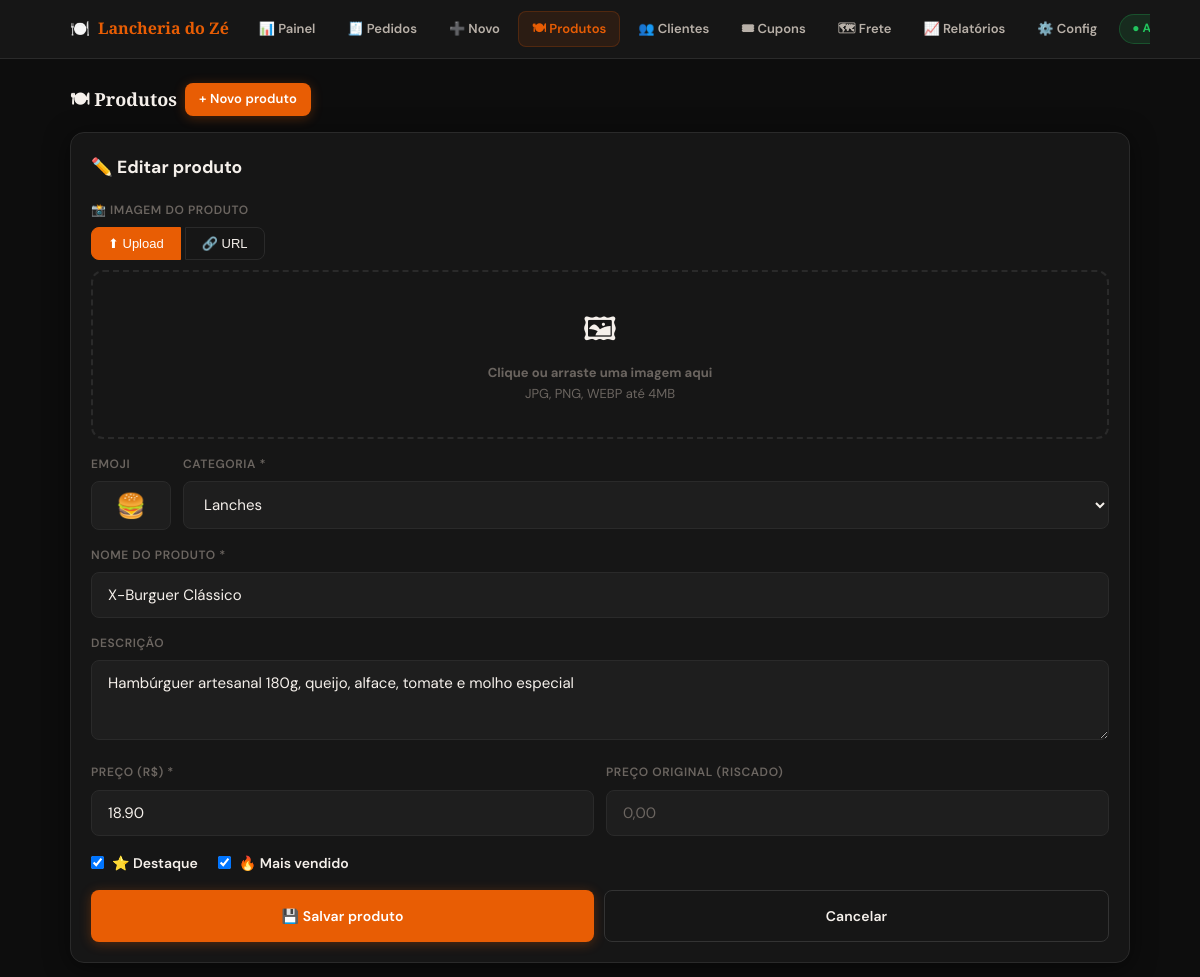
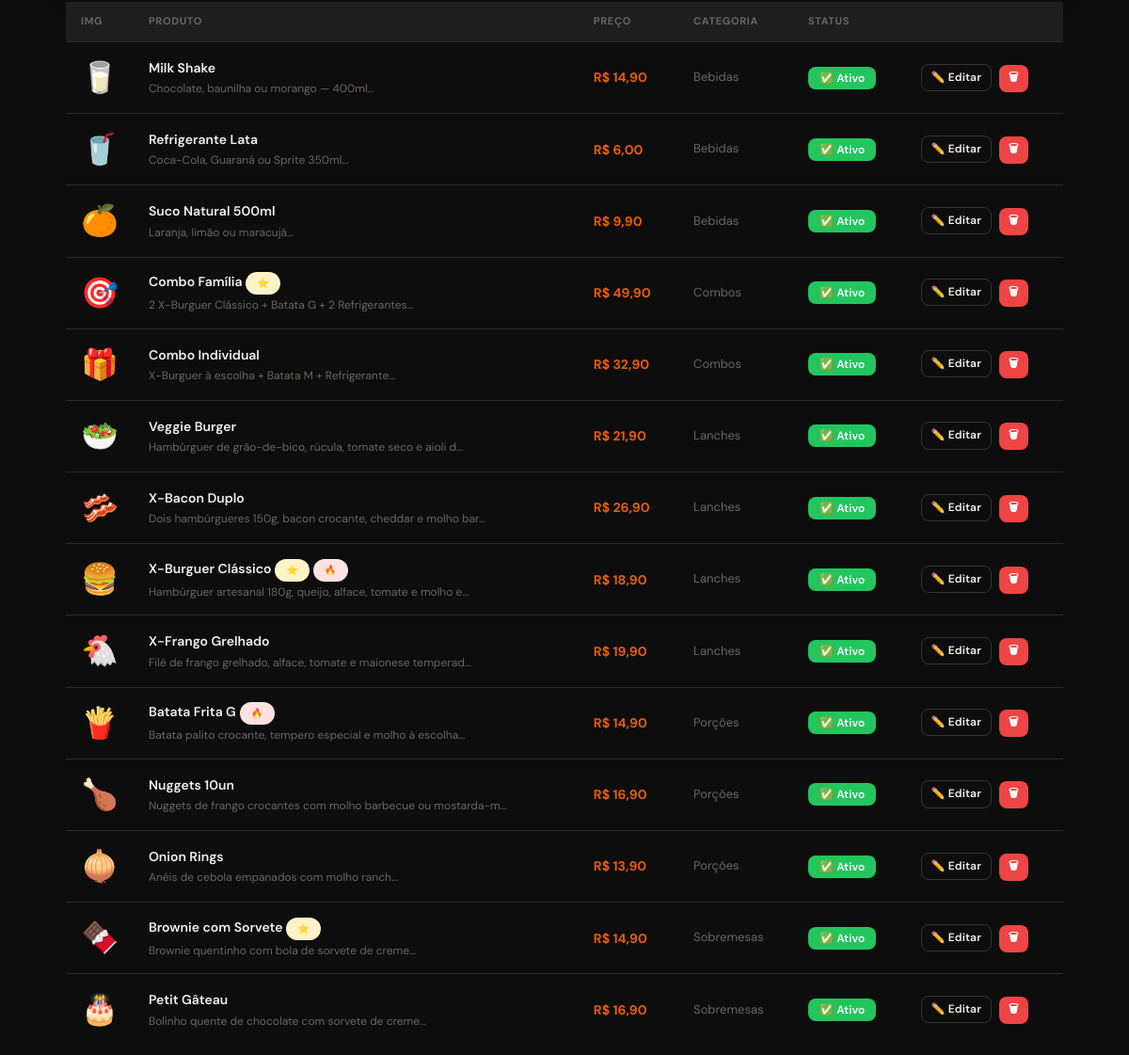
Screenshot of /admin/produtos.php?edit=1 (signed in) with the database file from the repository (2 pictures, top to bottom).
### tables this page shows
CREATE TABLE IF NOT EXISTS config (
  id INT NOT NULL DEFAULT 1, nome_restaurante VARCHAR(255) NOT NULL DEFAULT 'Lancheria do Zé',
  descricao TEXT, whatsapp VARCHAR(20) NOT NULL DEFAULT '5551999999999',
  endereco VARCHAR(255), horario VARCHAR(255),
  taxa_entrega DECIMAL(10,2) NOT NULL DEFAULT 5.00, pedido_minimo DECIMAL(10,2) NOT NULL DEFAULT 20.00,
  tempo_entrega VARCHAR(100), logo_emoji VARCHAR(10) NOT NULL DEFAULT '🍔', aberto TINYINT NOT NULL DEFAULT 1,
  pix_chave VARCHAR(255), pix_tipo ENUM('cpf','cnpj','email','telefone','aleatoria') DEFAULT 'aleatoria', pix_nome VARCHAR(255),
  promo_ativa TINYINT NOT NULL DEFAULT 0, promo_titulo VARCHAR(255) DEFAULT '🔥 Promoção relâmpago!',
  promo_desconto INT NOT NULL DEFAULT 10, promo_fim DATETIME DEFAULT NULL,
  modo_pico TINYINT NOT NULL DEFAULT 0, pico_tempo VARCHAR(100) DEFAULT '60-80 min',
  loja_slug VARCHAR(100) DEFAULT 'ze-burguer', PRIMARY KEY (id)
);

CREATE TABLE IF NOT EXISTS produtos (id INT AUTO_INCREMENT PRIMARY KEY, categoria_id INT NOT NULL, nome VARCHAR(255) NOT NULL, descricao TEXT, preco DECIMAL(10,2) NOT NULL, preco_antigo DECIMAL(10,2) DEFAULT NULL, emoji VARCHAR(10), destaque TINYINT NOT NULL DEFAULT 0, mais_vendido TINYINT NOT NULL DEFAULT 0, disponivel TINYINT NOT NULL DEFAULT 1, ordem INT NOT NULL DEFAULT 0, total_vendido INT NOT NULL DEFAULT 0, FOREIGN KEY (categoria_id) REFERENCES categorias(id));

CREATE TABLE IF NOT EXISTS categorias (id INT AUTO_INCREMENT PRIMARY KEY, nome VARCHAR(100) NOT NULL, emoji VARCHAR(10), ordem INT NOT NULL DEFAULT 0, ativo TINYINT NOT NULL DEFAULT 1);

### includes/funcoes.php (called while the page is built, shortened)
<?php
function h($s){ return htmlspecialchars((string)$s, ENT_QUOTES, 'UTF-8'); }
function formatar_dinheiro($v){ return 'R$ ' . number_format($v, 2, ',', '.'); }

### admin/produtos.php (the view, shortened to what this page needs)
<?php
require_once __DIR__ . '/../config/db.php';
require_once __DIR__ . '/../includes/funcoes.php';
$produtos = $pdo->query("SELECT p.*, c.nome AS cat_nome FROM produtos p LEFT JOIN categorias c ON c.id=p.categoria_id ORDER BY c.nome, p.nome")->fetchAll();
$categorias = $pdo->query("SELECT * FROM categorias ORDER BY nome")->fetchAll();
$editId = (int)($_GET['edit'] ?? 0);
$editProd = null;
if ($editId) { foreach ($produtos as $p) { if ($p['id']==$editId) { $editProd=$p; break; } } }
?>
<!DOCTYPE html>
<html lang="pt-BR" data-theme="dark">
<head>
<link rel="stylesheet" href="../assets/css/style.css">
</head>
<body>
<?php include __DIR__ . '/nav.php'; ?>
<div class="admin-wrap">
  <div class="section-title">🍽 Produtos <a href="produtos.php?edit=0" class="btn btn-primary" style="padding:6px 14px;font-size:13px">+ Novo produto</a></div>
  <?php if (isset($_GET['edit'])): ?>
  <div class="card mb-4">
    <h3 style="margin-bottom:20px"><?= $editProd ? '✏️ Editar produto' : '➕ Novo produto' ?></h3>
    <form method="POST" enctype="multipart/form-data">
      <div class="form-group">
        <label class="form-label">📸 Imagem do produto</label>
        <div style="margin-bottom:10px">
          <button type="button" class="img-tab-btn active" id="tabUpload" onclick="switchTab('upload')">⬆ Upload</button>
          <button type="button" class="img-tab-btn" id="tabUrl" onclick="switchTab('url')">🔗 URL</button>
        </div>
        <div id="areaUpload">
          <div class="img-upload-area" id="dropArea">
            <div class="icon">🖼</div>
            <p><strong>Clique ou arraste uma imagem aqui</strong><br>JPG, PNG, WEBP até 4MB</p>
          </div>
        </div>
      </div>
      <div style="display:grid;grid-template-columns:80px 1fr;gap:12px">
        <div class="form-group">
          <label class="form-label">Emoji</label>
          <input name="emoji" class="form-control" value="<?= h($editProd['emoji'] ?? '🍔') ?>" style="font-size:24px;text-align:center;padding:8px">
        </div>
        <div class="form-group">
          <label class="form-label">Categoria *</label>
          <select name="categoria_id" class="form-control">
            <?php foreach ($categorias as $c): ?>
              <option value="<?= $c['id'] ?>" <?= ($editProd && $editProd['categoria_id']==$c['id']) ? 'selected' : '' ?>><?= h($c['nome']) ?></option>
            <?php endforeach; ?>
          </select>
        </div>
      </div>
      <div class="form-group">
        <label class="form-label">Nome do produto *</label>
        <input name="nome" class="form-control" required value="<?= h($editProd['nome'] ?? '') ?>" placeholder="Ex: X-Burguer Clássico">
      </div>
      <div class="form-group">
        <label class="form-label">Descrição</label>
        <textarea name="descricao" class="form-control" rows="2" placeholder="Ingredientes, tamanho, informações..."><?= h($editProd['descricao'] ?? '') ?></textarea>
      </div>
      <div style="display:grid;grid-template-columns:1fr 1fr;gap:12px">
        <div class="form-group">
          <label class="form-label">Preço (R$) *</label>
          <input type="number" step="0.01" name="preco" class="form-control" required value="<?= $editProd['preco'] ?? '' ?>" placeholder="0,00">
        </div>
        <div class="form-group">
          <label class="form-label">Preço original (riscado)</label>
          <input type="number" step="0.01" name="preco_original" class="form-control" value="<?= $editProd['preco_original'] ?? '' ?>" placeholder="0,00">
        </div>
      </div>
      <div style="display:flex;gap:20px;margin-bottom:16px;flex-wrap:wrap">
        <label style="display:flex;align-items:center;gap:8px;cursor:pointer;font-size:14px;font-weight:600">
          <input type="checkbox" name="destaque" value="1" <?= ($editProd['destaque'] ?? 0) ? 'checked' : '' ?>> ⭐ Destaque
        </label>
        <label style="display:flex;align-items:center;gap:8px;cursor:pointer;font-size:14px;font-weight:600">
          <input type="checkbox" name="mais_vendido" value="1" <?= ($editProd['mais_vendido'] ?? 0) ? 'checked' : '' ?>> 🔥 Mais vendido
        </label>
      </div>
      <div style="display:flex;gap:10px">
        <button type="submit" class="btn btn-primary" style="flex:1;padding:14px">💾 Salvar produto</button>
        <a href="produtos.php" class="btn btn-outline" style="flex:1;padding:14px;text-align:center">Cancelar</a>
      </div>
    </form>
  </div>
  <?php endif; ?>
  <div class="pedidos-wrap">
    <table class="pedidos-table">
      <thead><tr><th style="width:60px">Img</th><th>Produto</th><th>Preço</th><th>Categoria</th><th>Status</th><th></th></tr></thead>
      <tbody>
        <?php foreach ($produtos as $p): ?>
        <tr>
          <td>
            <?php if (!empty($p['imagem'])): ?>
              <img src="../<?= h($p['imagem']) ?>" alt="" style="width:48px;height:48px;object-fit:cover;border-radius:10px;border:1px solid var(--border)">
            <?php else: ?>
              <span style="font-size:32px;display:block;text-align:center"><?= $p['emoji'] ?? '🍽' ?></span>
            <?php endif; ?>
          </td>
          <td>
            <strong><?= h($p['nome']) ?></strong>
            <?php if ($p['destaque']): ?> <span class="badge" style="background:#fef3c7;color:#92400e;font-size:10px">⭐</span><?php endif; ?>
            <?php if ($p['mais_vendido']): ?> <span class="badge" style="background:#fee2e2;color:#991b1b;font-size:10px">🔥</span><?php endif; ?>
            <?php if ($p['descricao']): ?><div style="font-size:12px;color:var(--muted);margin-top:2px"><?= h(substr($p['descricao'],0,60)) ?>...</div><?php endif; ?>
          </td>
          <td class="text-primary fw-bold">
            <?= formatar_dinheiro((float)$p['preco']) ?>
          </td>
          <td style="font-size:13px;color:var(--muted)"><?= h($p['cat_nome'] ?? '—') ?></td>
          <td>
            <form method="POST" style="display:inline">
              <button type="submit" class="btn <?= $p['disponivel'] ? 'btn-success' : 'btn-danger' ?>" style="padding:4px 12px;font-size:12px">
                <?= $p['disponivel'] ? '✅ Ativo' : '❌ Pausado' ?>
              </button>
            </form>
          </td>
          <td style="white-space:nowrap">
            <a href="produtos.php?edit=<?= $p['id'] ?>" class="btn btn-outline" style="padding:4px 10px;font-size:12px">✏️ Editar</a>
            <form method="POST" style="display:inline;margin-left:4px" onsubmit="return confirm('Remover produto?')">
              <button type="submit" class="btn btn-danger" style="padding:4px 10px;font-size:12px">🗑</button>
            </form>
          </td>
        </tr>
        <?php endforeach; ?>
      </tbody>
    </table>
  </div>
</div>
</body></html>

### admin/nav.php (shortened to what this page needs)
<?php
$paginaAtual = basename($_SERVER['PHP_SELF']);
$config = isset($pdo) ? $pdo->query("SELECT nome_restaurante, aberto FROM config WHERE id=1")->fetch() : ['nome_restaurante'=>'Cardápio','aberto'=>1];
function navLink($href,$label,$pagina){
    $ativo = basename($href)===$pagina ? ' active' : '';
    return "<a href=\"$href\" class=\"nav-link$ativo\">$label</a>";
}
?>
<nav class="admin-nav">
  <div class="admin-nav-inner">
    <a href="dashboard.php" class="admin-nav-brand">
      🍽️ <span><?= htmlspecialchars($config['nome_restaurante'] ?: 'Cardápio') ?></span>
    </a>
    <?= navLink('dashboard.php','📊 Painel',$paginaAtual) ?>
    <?= navLink('pedidos.php','🧾 Pedidos',$paginaAtual) ?>
    <?= navLink('novo_pedido.php','➕ Novo',$paginaAtual) ?>
    <?= navLink('produtos.php','🍽 Produtos',$paginaAtual) ?>
    <?= navLink('clientes.php','👥 Clientes',$paginaAtual) ?>
    <?= navLink('cupons.php','🎟 Cupons',$paginaAtual) ?>
    <?= navLink('zonas_entrega.php','🗺 Frete',$paginaAtual) ?>
    <?= navLink('relatorios.php','📈 Relatórios',$paginaAtual) ?>
    <?= navLink('configuracoes.php','⚙️ Config',$paginaAtual) ?>
    <span class="<?= $config['aberto'] ? 'badge-aberto' : 'badge-fechado' ?>" style="flex-shrink:0">
      <?= $config['aberto'] ? '● Aberto' : '● Fechado' ?>
    </span>
  </div>
</nav>

### admin/produtos.php (style rules this page uses)
.img-upload-area { border:2px dashed var(--border); border-radius:12px; padding:32px 20px; text-align:center; cursor:pointer; transition:border-color .2s; position:relative; }
.img-upload-area .icon { font-size:32px; margin-bottom:8px; }
.img-upload-area p { font-size:13px; color:var(--muted); }
.img-tab-btn { padding:8px 16px; border:1px solid var(--border); background:none; cursor:pointer; font-size:13px; color:var(--text); }
.img-tab-btn.active { background:var(--primary); color:#fff; border-color:var(--primary); }
.img-tab-btn:first-child { border-radius:8px 0 0 8px; }
.img-tab-btn:last-child { border-radius:0 8px 8px 0; }

### rows the page displays
config: nome_restaurante "Lancheria do Zé"
produtos: emoji "🍔", categoria_id "Lanches", nome "X-Burguer Clássico", descricao "Hambúrguer artesanal 180g, queijo, alface, tomate e molho especial", preco "18.90", destaque "☑", mais_vendido "☑", descricao "Hambúrguer artesanal 180g, queijo, alface, tomate e molho e", preco "R$ 18,90", categoria.nome "Lanches", disponivel "✅ Ativo"
produtos: emoji "🥛", nome "Milk Shake", descricao "Chocolate, baunilha ou morango — 400ml", preco "R$ 14,90", categoria.nome "Bebidas", disponivel "✅ Ativo"
produtos: emoji "🥤", nome "Refrigerante Lata", descricao "Coca-Cola, Guaraná ou Sprite 350ml", preco "R$ 6,00", categoria.nome "Bebidas", disponivel "✅ Ativo"
produtos: emoji "🍊", nome "Suco Natural 500ml", descricao "Laranja, limão ou maracujá", preco "R$ 9,90", categoria.nome "Bebidas", disponivel "✅ Ativo"
produtos: emoji "🎯", nome "Combo Família", descricao "2 X-Burguer Clássico + Batata G + 2 Refrigerantes", preco "R$ 49,90", categoria.nome "Combos", disponivel "✅ Ativo"
produtos: emoji "🎁", nome "Combo Individual", descricao "X-Burguer à escolha + Batata M + Refrigerante", preco "R$ 32,90", categoria.nome "Combos", disponivel "✅ Ativo"
produtos: emoji "🥗", nome "Veggie Burger", descricao "Hambúrguer de grão-de-bico, rúcula, tomate seco e aioli d", preco "R$ 21,90", categoria.nome "Lanches", disponivel "✅ Ativo"
produtos: emoji "🥓", nome "X-Bacon Duplo", descricao "Dois hambúrgueres 150g, bacon crocante, cheddar e molho bar", preco "R$ 26,90", categoria.nome "Lanches", disponivel "✅ Ativo"
produtos: emoji "🐔", nome "X-Frango Grelhado", descricao "Filé de frango grelhado, alface, tomate e maionese temperad", preco "R$ 19,90", categoria.nome "Lanches", disponivel "✅ Ativo"
produtos: emoji "🍟", nome "Batata Frita G", descricao "Batata palito crocante, tempero especial e molho à escolha", preco "R$ 14,90", categoria.nome "Porções", disponivel "✅ Ativo"
produtos: emoji "🍗", nome "Nuggets 10un", descricao "Nuggets de frango crocantes com molho barbecue ou mostarda-m", preco "R$ 16,90", categoria.nome "Porções", disponivel "✅ Ativo"
produtos: emoji "🧅", nome "Onion Rings", descricao "Anéis de cebola empanados com molho ranch", preco "R$ 13,90", categoria.nome "Porções", disponivel "✅ Ativo"
produtos: emoji "🍫", nome "Brownie com Sorvete", descricao "Brownie quentinho com bola de sorvete de creme", preco "R$ 14,90", categoria.nome "Sobremesas", disponivel "✅ Ativo"
produtos: emoji "🎂", nome "Petit Gâteau", descricao "Bolinho quente de chocolate com sorvete de creme", preco "R$ 16,90", categoria.nome "Sobremesas", disponivel "✅ Ativo"

### other values shown
$label "📊 Painel 🧾 Pedidos ➕ Novo 🍽 Produtos 👥 Clientes 🎟 Cupons 🗺 Frete 📈 Relatórios ⚙️ Config"
